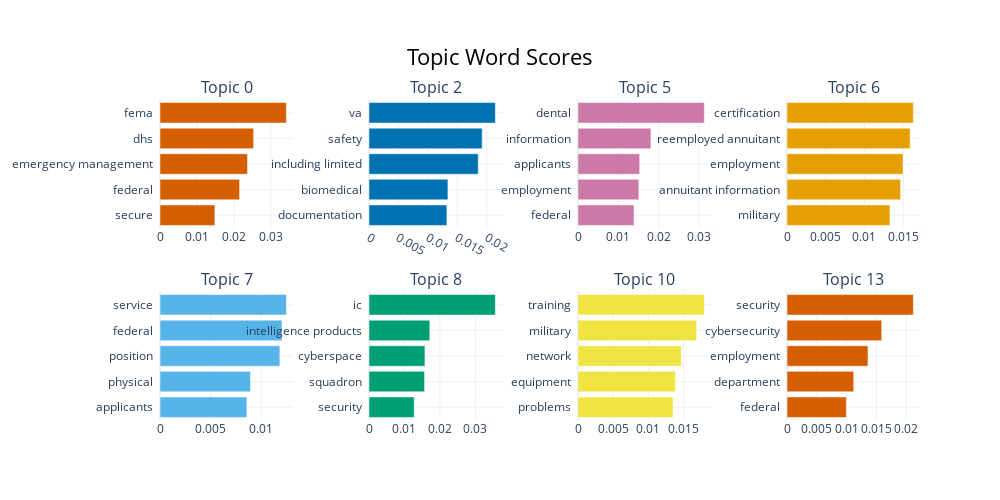

Here is the notebook cell this chart was saved with:
### Code cell
topic_model_usa.visualize_barchart()

### Figure 1 — Plotly figure (JSON) as saved in the notebook; plotly's stock layout.template omitted (floating-point values rounded to 4 significant figures)
{"data": [{"marker": {"color": "#D55E00"}, "orientation": "h", "type": "bar", "x": [0.01485, 0.02153, 0.02366, 0.02533, 0.03418], "xaxis": "x", "y": ["secure  ", "federal  ", "emergency management  ", "dhs  ", "fema  "], "yaxis": "y"}, {"marker": {"color": "#0072B2"}, "orientation": "h", "type": "bar", "x": [0.01322, 0.0134, 0.01854, 0.01922, 0.02145], "xaxis": "x2", "y": ["documentation  ", "biomedical  ", "including limited  ", "safety  ", "va  "], "yaxis": "y2"}, {"marker": {"color": "#CC79A7"}, "orientation": "h", "type": "bar", "x": [0.01389, 0.01508, 0.01528, 0.01807, 0.03131], "xaxis": "x3", "y": ["federal  ", "employment  ", "applicants  ", "information  ", "dental  "], "yaxis": "y3"}, {"marker": {"color": "#E69F00"}, "orientation": "h", "type": "bar", "x": [0.01329, 0.01466, 0.01497, 0.0159, 0.01631], "xaxis": "x4", "y": ["military  ", "annuitant information  ", "employment  ", "reemployed annuitant  ", "certification  "], "yaxis": "y4"}, {"marker": {"color": "#56B4E9"}, "orientation": "h", "type": "bar", "x": [0.008576, 0.008939, 0.01184, 0.01204, 0.01248], "xaxis": "x5", "y": ["applicants  ", "physical  ", "position  ", "federal  ", "service  "], "yaxis": "y5"}, {"marker": {"color": "#009E73"}, "orientation": "h", "type": "bar", "x": [0.01275, 0.01566, 0.01577, 0.01714, 0.03562], "xaxis": "x6", "y": ["security  ", "squadron  ", "cyberspace  ", "intelligence products  ", "ic  "], "yaxis": "y6"}, {"marker": {"color": "#F0E442"}, "orientation": "h", "type": "bar", "x": [0.01349, 0.01382, 0.01467, 0.01684, 0.01793], "xaxis": "x7", "y": ["problems  ", "equipment  ", "network  ", "military  ", "training  "], "yaxis": "y7"}, {"marker": {"color": "#D55E00"}, "orientation": "h", "type": "bar", "x": [0.009953, 0.01119, 0.01358, 0.01588, 0.02119], "xaxis": "x8", "y": ["federal  ", "department  ", "employment  ", "cybersecurity  ", "security  "], "yaxis": "y8"}], "layout": {"annotations": [{"font": {"size": 16}, "showarrow": false, "text": "Topic 0", "x": 0.0875, "xanchor": "center", "xref": "paper", "y": 1, "yanchor": "bottom", "yref": "paper"}, {"font": {"size": 16}, "showarrow": false, "text": "Topic 2", "x": 0.3625, "xanchor": "center", "xref": "paper", "y": 1, "yanchor": "bottom", "yref": "paper"}, {"font": {"size": 16}, "showarrow": false, "text": "Topic 5", "x": 0.6375, "xanchor": "center", "xref": "paper", "y": 1, "yanchor": "bottom", "yref": "paper"}, {"font": {"size": 16}, "showarrow": false, "text": "Topic 6", "x": 0.9125, "xanchor": "center", "xref": "paper", "y": 1, "yanchor": "bottom", "yref": "paper"}, {"font": {"size": 16}, "showarrow": false, "text": "Topic 7", "x": 0.0875, "xanchor": "center", "xref": "paper", "y": 0.4, "yanchor": "bottom", "yref": "paper"}, {"font": {"size": 16}, "showarrow": false, "text": "Topic 8", "x": 0.3625, "xanchor": "center", "xref": "paper", "y": 0.4, "yanchor": "bottom", "yref": "paper"}, {"font": {"size": 16}, "showarrow": false, "text": "Topic 10", "x": 0.6375, "xanchor": "center", "xref": "paper", "y": 0.4, "yanchor": "bottom", "yref": "paper"}, {"font": {"size": 16}, "showarrow": false, "text": "Topic 13", "x": 0.9125, "xanchor": "center", "xref": "paper", "y": 0.4, "yanchor": "bottom", "yref": "paper"}], "height": 500, "hoverlabel": {"bgcolor": "white", "font": {"family": "Rockwell", "size": 16}}, "showlegend": false, "title": {"font": {"color": "Black", "size": 22}, "text": "Topic Word Scores", "x": 0.5, "xanchor": "center", "yanchor": "top"}, "width": 1000, "xaxis": {"anchor": "y", "domain": [0, 0.175], "showgrid": true}, "xaxis2": {"anchor": "y2", "domain": [0.275, 0.45], "showgrid": true}, "xaxis3": {"anchor": "y3", "domain": [0.55, 0.725], "showgrid": true}, "xaxis4": {"anchor": "y4", "domain": [0.825, 1], "showgrid": true}, "xaxis5": {"anchor": "y5", "domain": [0, 0.175], "showgrid": true}, "xaxis6": {"anchor": "y6", "domain": [0.275, 0.45], "showgrid": true}, "xaxis7": {"anchor": "y7", "domain": [0.55, 0.725], "showgrid": true}, "xaxis8": {"anchor": "y8", "domain": [0.825, 1], "showgrid": true}, "yaxis": {"anchor": "x", "domain": [0.6, 1], "showgrid": true}, "yaxis2": {"anchor": "x2", "domain": [0.6, 1], "showgrid": true}, "yaxis3": {"anchor": "x3", "domain": [0.6, 1], "showgrid": true}, "yaxis4": {"anchor": "x4", "domain": [0.6, 1], "showgrid": true}, "yaxis5": {"anchor": "x5", "domain": [0, 0.4], "showgrid": true}, "yaxis6": {"anchor": "x6", "domain": [0, 0.4], "showgrid": true}, "yaxis7": {"anchor": "x7", "domain": [0, 0.4], "showgrid": true}, "yaxis8": {"anchor": "x8", "domain": [0, 0.4], "showgrid": true}}}
